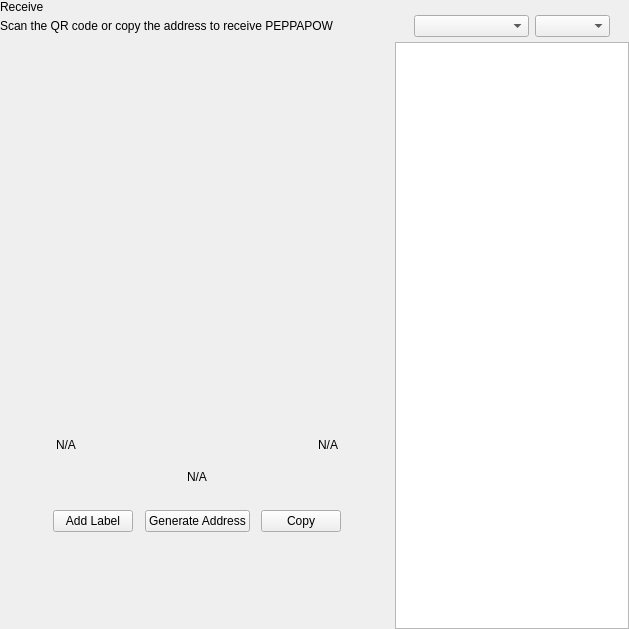
<?xml version="1.0" encoding="UTF-8"?>
<ui version="4.0">
 <class>ReceiveWidget</class>
 <widget class="QWidget" name="ReceiveWidget">
  <property name="geometry">
   <rect>
    <x>0</x>
    <y>0</y>
    <width>629</width>
    <height>629</height>
   </rect>
  </property>
  <property name="minimumSize">
   <size>
    <width>0</width>
    <height>0</height>
   </size>
  </property>
  <property name="windowTitle">
   <string>Form</string>
  </property>
  <layout class="QHBoxLayout" name="horizontalLayout_2" stretch="2,1">
   <property name="spacing">
    <number>0</number>
   </property>
   <property name="leftMargin">
    <number>0</number>
   </property>
   <property name="topMargin">
    <number>0</number>
   </property>
   <property name="rightMargin">
    <number>0</number>
   </property>
   <property name="bottomMargin">
    <number>0</number>
   </property>
   <item>
    <widget class="QWidget" name="left" native="true">
     <layout class="QVBoxLayout" name="verticalLayout_3">
      <property name="leftMargin">
       <number>0</number>
      </property>
      <property name="topMargin">
       <number>0</number>
      </property>
      <property name="rightMargin">
       <number>0</number>
      </property>
      <property name="bottomMargin">
       <number>0</number>
      </property>
      <item>
       <layout class="QVBoxLayout" name="verticalLayout_2">
        <property name="spacing">
         <number>0</number>
        </property>
        <property name="leftMargin">
         <number>0</number>
        </property>
        <item>
         <layout class="QHBoxLayout" name="horizontalLayout_3">
          <property name="spacing">
           <number>0</number>
          </property>
          <item>
           <layout class="QVBoxLayout" name="verticalLayout_4">
            <property name="spacing">
             <number>5</number>
            </property>
            <item>
             <widget class="QLabel" name="labelTitle">
              <property name="text">
               <string>Receive</string>
              </property>
             </widget>
            </item>
            <item alignment="Qt::AlignTop">
             <widget class="QLabel" name="labelSubtitle1">
              <property name="text">
               <string>Scan the QR code or copy the address to receive PEPPAPOW</string>
              </property>
             </widget>
            </item>
           </layout>
          </item>
          <item>
           <spacer name="horizontalSpacer">
            <property name="orientation">
             <enum>Qt::Horizontal</enum>
            </property>
            <property name="sizeHint" stdset="0">
             <size>
              <width>40</width>
              <height>20</height>
             </size>
            </property>
           </spacer>
          </item>
         </layout>
        </item>
        <item>
         <spacer name="verticalSpacer_2">
          <property name="orientation">
           <enum>Qt::Vertical</enum>
          </property>
          <property name="sizeType">
           <enum>QSizePolicy::Expanding</enum>
          </property>
          <property name="sizeHint" stdset="0">
           <size>
            <width>20</width>
            <height>50</height>
           </size>
          </property>
         </spacer>
        </item>
        <item alignment="Qt::AlignHCenter">
         <widget class="QWidget" name="layoutQR" native="true">
          <property name="maximumSize">
           <size>
            <width>510</width>
            <height>16777215</height>
           </size>
          </property>
          <layout class="QVBoxLayout" name="verticalLayoutQr">
           <item>
            <spacer name="verticalSpacer11">
             <property name="orientation">
              <enum>Qt::Vertical</enum>
             </property>
             <property name="sizeType">
              <enum>QSizePolicy::Fixed</enum>
             </property>
             <property name="sizeHint" stdset="0">
              <size>
               <width>20</width>
               <height>20</height>
              </size>
             </property>
            </spacer>
           </item>
           <item alignment="Qt::AlignHCenter">
            <widget class="QLabel" name="labelQrImg">
             <property name="minimumSize">
              <size>
               <width>260</width>
               <height>260</height>
              </size>
             </property>
             <property name="maximumSize">
              <size>
               <width>260</width>
               <height>260</height>
              </size>
             </property>
             <property name="text">
              <string/>
             </property>
             <property name="alignment">
              <set>Qt::AlignCenter</set>
             </property>
            </widget>
           </item>
           <item>
            <spacer name="verticalSpacer_21">
             <property name="orientation">
              <enum>Qt::Vertical</enum>
             </property>
             <property name="sizeType">
              <enum>QSizePolicy::Fixed</enum>
             </property>
             <property name="sizeHint" stdset="0">
              <size>
               <width>20</width>
               <height>30</height>
              </size>
             </property>
            </spacer>
           </item>
           <item>
            <widget class="QWidget" name="widget" native="true">
             <property name="minimumSize">
              <size>
               <width>0</width>
               <height>0</height>
              </size>
             </property>
             <layout class="QHBoxLayout" name="horizontalLayout_5">
              <item>
               <widget class="QLabel" name="labelLabel">
                <property name="text">
                 <string notr="true">N/A</string>
                </property>
               </widget>
              </item>
              <item>
               <spacer name="horizontalSpacer_2">
                <property name="orientation">
                 <enum>Qt::Horizontal</enum>
                </property>
                <property name="sizeHint" stdset="0">
                 <size>
                  <width>141</width>
                  <height>20</height>
                 </size>
                </property>
               </spacer>
              </item>
              <item>
               <widget class="QLabel" name="labelDate">
                <property name="text">
                 <string notr="true">N/A</string>
                </property>
                <property name="alignment">
                 <set>Qt::AlignRight|Qt::AlignTrailing|Qt::AlignVCenter</set>
                </property>
               </widget>
              </item>
             </layout>
            </widget>
           </item>
           <item>
            <widget class="QLabel" name="labelAddress">
             <property name="sizePolicy">
              <sizepolicy hsizetype="Expanding" vsizetype="Preferred">
               <horstretch>0</horstretch>
               <verstretch>0</verstretch>
              </sizepolicy>
             </property>
             <property name="minimumSize">
              <size>
               <width>300</width>
               <height>0</height>
              </size>
             </property>
             <property name="text">
              <string notr="true">N/A</string>
             </property>
             <property name="alignment">
              <set>Qt::AlignCenter</set>
             </property>
            </widget>
           </item>
           <item>
            <spacer name="verticalSpacer_4">
             <property name="orientation">
              <enum>Qt::Vertical</enum>
             </property>
             <property name="sizeType">
              <enum>QSizePolicy::Fixed</enum>
             </property>
             <property name="sizeHint" stdset="0">
              <size>
               <width>20</width>
               <height>20</height>
              </size>
             </property>
            </spacer>
           </item>
           <item>
            <layout class="QHBoxLayout" name="horizontalLayout_4">
             <item alignment="Qt::AlignHCenter">
              <widget class="QPushButton" name="pushButtonLabel">
               <property name="focusPolicy">
                <enum>Qt::NoFocus</enum>
               </property>
               <property name="text">
                <string>Add Label</string>
               </property>
              </widget>
             </item>
             <item alignment="Qt::AlignHCenter">
              <widget class="QPushButton" name="pushButtonNewAddress">
               <property name="focusPolicy">
                <enum>Qt::NoFocus</enum>
               </property>
               <property name="text">
                <string>Generate Address</string>
               </property>
              </widget>
             </item>
             <item alignment="Qt::AlignHCenter">
              <widget class="QPushButton" name="pushButtonCopy">
               <property name="focusPolicy">
                <enum>Qt::NoFocus</enum>
               </property>
               <property name="text">
                <string>Copy</string>
               </property>
              </widget>
             </item>
            </layout>
           </item>
           <item>
            <spacer name="verticalSpacer_3">
             <property name="orientation">
              <enum>Qt::Vertical</enum>
             </property>
             <property name="sizeType">
              <enum>QSizePolicy::Expanding</enum>
             </property>
             <property name="sizeHint" stdset="0">
              <size>
               <width>20</width>
               <height>20</height>
              </size>
             </property>
            </spacer>
           </item>
          </layout>
         </widget>
        </item>
        <item>
         <spacer name="verticalSpacer">
          <property name="orientation">
           <enum>Qt::Vertical</enum>
          </property>
          <property name="sizeHint" stdset="0">
           <size>
            <width>20</width>
            <height>40</height>
           </size>
          </property>
         </spacer>
        </item>
       </layout>
      </item>
     </layout>
    </widget>
   </item>
   <item>
    <widget class="QWidget" name="right" native="true">
     <layout class="QVBoxLayout" name="verticalLayout_5">
      <property name="spacing">
       <number>0</number>
      </property>
      <property name="leftMargin">
       <number>1</number>
      </property>
      <property name="topMargin">
       <number>0</number>
      </property>
      <property name="rightMargin">
       <number>0</number>
      </property>
      <property name="bottomMargin">
       <number>0</number>
      </property>
      <item>
       <layout class="QVBoxLayout" name="container_right">
        <property name="spacing">
         <number>0</number>
        </property>
        <property name="leftMargin">
         <number>0</number>
        </property>
        <property name="rightMargin">
         <number>0</number>
        </property>
        <item>
         <layout class="QVBoxLayout" name="verticalLayout">
          <property name="spacing">
           <number>6</number>
          </property>
          <property name="leftMargin">
           <number>19</number>
          </property>
          <property name="rightMargin">
           <number>19</number>
          </property>
          <item>
           <widget class="OptionButton" name="btnRequest" native="true"/>
          </item>
          <item>
           <widget class="OptionButton" name="btnMyAddresses" native="true">
            <property name="sizePolicy">
             <sizepolicy hsizetype="Preferred" vsizetype="Minimum">
              <horstretch>0</horstretch>
              <verstretch>0</verstretch>
             </sizepolicy>
            </property>
           </widget>
          </item>
         </layout>
        </item>
        <item>
         <widget class="QWidget" name="sortWidget" native="true">
          <layout class="QHBoxLayout" name="horizontalLayout_6">
           <property name="leftMargin">
            <number>19</number>
           </property>
           <property name="rightMargin">
            <number>19</number>
           </property>
           <property name="bottomMargin">
            <number>5</number>
           </property>
           <item>
            <spacer name="horizontalSpacer_3">
             <property name="orientation">
              <enum>Qt::Horizontal</enum>
             </property>
             <property name="sizeHint" stdset="0">
              <size>
               <width>40</width>
               <height>20</height>
              </size>
             </property>
            </spacer>
           </item>
           <item>
            <widget class="QComboBox" name="comboBoxSort">
             <property name="sizePolicy">
              <sizepolicy hsizetype="Preferred" vsizetype="Fixed">
               <horstretch>0</horstretch>
               <verstretch>0</verstretch>
              </sizepolicy>
             </property>
             <property name="minimumSize">
              <size>
               <width>115</width>
               <height>0</height>
              </size>
             </property>
            </widget>
           </item>
           <item>
            <widget class="QComboBox" name="comboBoxSortOrder">
             <property name="sizePolicy">
              <sizepolicy hsizetype="Preferred" vsizetype="Fixed">
               <horstretch>0</horstretch>
               <verstretch>0</verstretch>
              </sizepolicy>
             </property>
             <property name="minimumSize">
              <size>
               <width>75</width>
               <height>0</height>
              </size>
             </property>
            </widget>
           </item>
          </layout>
         </widget>
        </item>
        <item>
         <widget class="QListView" name="listViewAddress"/>
        </item>
       </layout>
      </item>
     </layout>
    </widget>
   </item>
  </layout>
 </widget>
 <customwidgets>
  <customwidget>
   <class>OptionButton</class>
   <extends>QWidget</extends>
   <header>qt/peppapow/optionbutton.h</header>
   <container>1</container>
  </customwidget>
 </customwidgets>
 <resources/>
 <connections/>
</ui>
